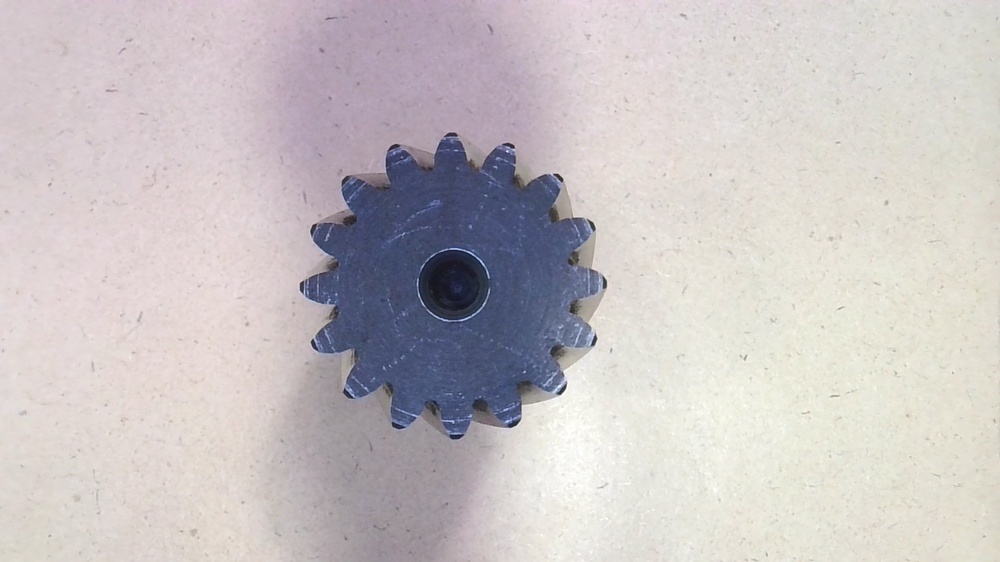
#> input picture Gear.jpg, 1000 x 562 px, shrunk from 1920 x 1080 before the run, found by its file name
$ jupyter execute tooth_count.ipynb
#> lines starting #> are read from the running program, lines starting #| are printed output that depends on the picture; after the words box and inside, x2 and y2 are one past the last pixel; in counts of white or black regions, pixels touching at a corner belong together
[cell 1]
import cv2
import numpy as np
import matplotlib.pyplot as plt

def count_teeth(image_path, output_path=None):
    # Load the image
    image = cv2.imread(image_path)
#> image is the input picture: shape (562, 1000, 3); mean B, G, R 195.7, 194.5, 200.7
    if image is None:
        print("Error: Unable to load image")
        return

    # Convert to grayscale
    gray = cv2.cvtColor(image, cv2.COLOR_BGR2GRAY)
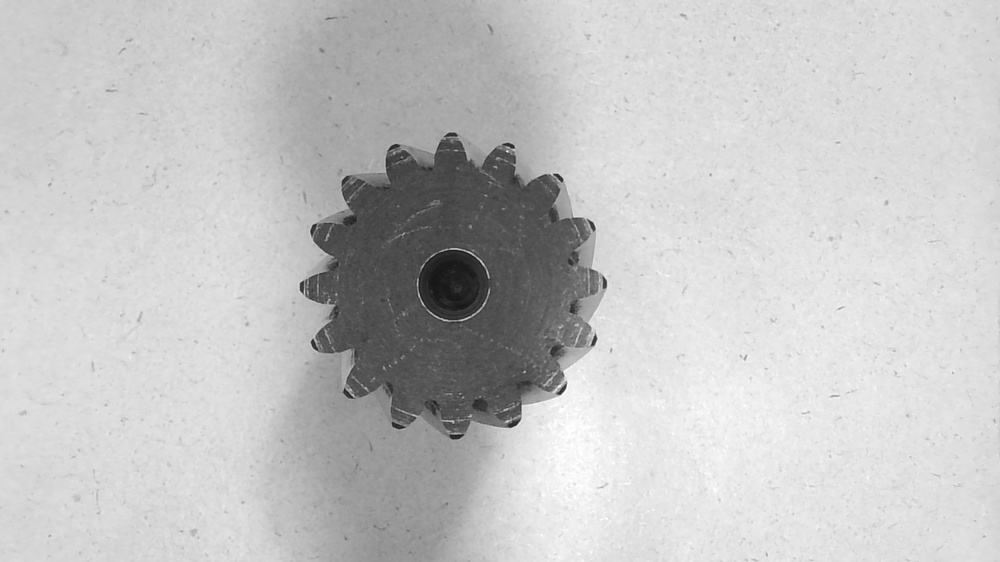
#> gray: shape (562, 1000); min 21, max 255, mean 196.5

    # Apply GaussianBlur to reduce noise and improve edge detection
    blurred = cv2.GaussianBlur(gray, (5, 5), 0)

    # Apply edge detection using Canny
    edges = cv2.Canny(blurred, 40, 80)
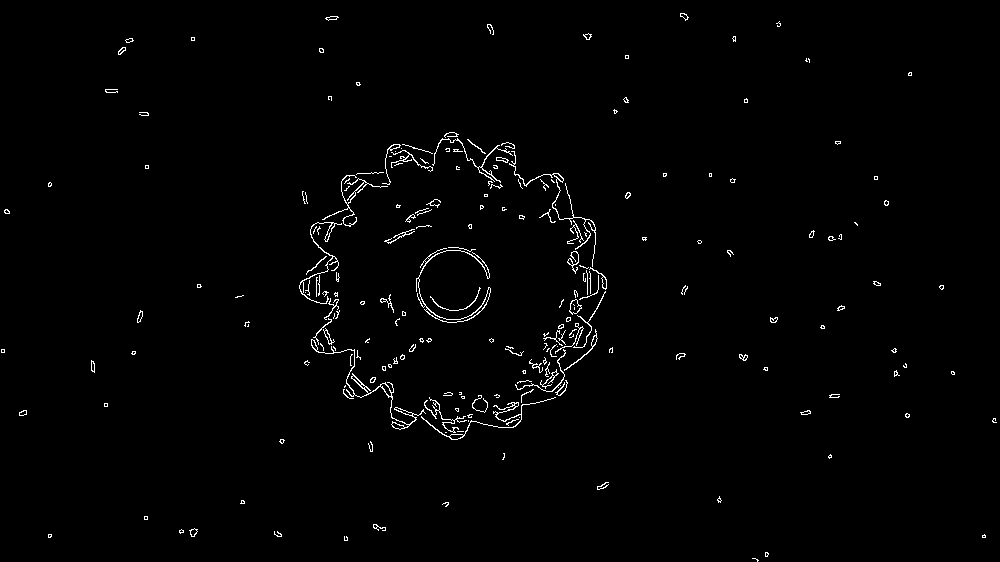
#> edges: shape (562, 1000); 1.3% white in thin lines or dots

    # Detect circles using Hough Circle Transform with adjusted parameters
    circles = cv2.HoughCircles(edges, cv2.HOUGH_GRADIENT, dp=4, minDist=50,
                               param1=70, param2=75, minRadius=10, maxRadius=20)
#> circles = [[402, 162, 17.6], [318, 286, 17.6], [578, 338, 17.6], [498, 162, 17.6], [502, 410, 17.6], [586, 286, 17.6], [358, 190, 17.6], [578, 230, 13.2], [362, 378, 17.6], [554, 386, 13.2], [450, 406, 13.2]]

    number_of_teeth = 0
    if circles is not None:
        circles = np.round(circles[0, :]).astype("int")
#> circles = [[402, 162, 18], [318, 286, 18], [578, 338, 18], [498, 162, 18], [502, 410, 18], [586, 286, 18], [358, 190, 18], [578, 230, 13], [362, 378, 18], [554, 386, 13], [450, 406, 13]]

        # Filter circles to get exactly 16 teeth based on radius and position
        for (x, y, r) in circles:
            if 100 < x < 1000 and 100 < y < 1000 and 10 <= r <= 20:  # Adjust these coordinates based on your image
                number_of_teeth += 1
                cv2.circle(image, (x, y), r, (0, 255, 0), 2)
                cv2.putText(image, f'Tooth {number_of_teeth}', (x - 20, y - 20), cv2.FONT_HERSHEY_SIMPLEX, 0.5, (255, 255, 255), 2)
                cv2.rectangle(image, (x - 5, y - 5), (x + 5, y + 5), (0, 128, 255), -1)
#> this loop made 11 passes
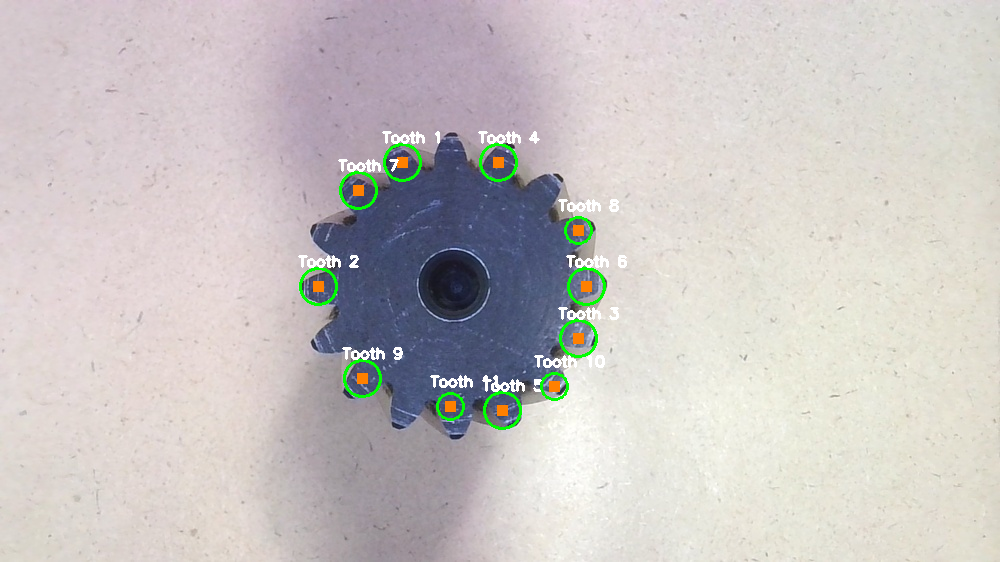
#> image: shape (562, 1000, 3); 1.57% of pixels changed, all inside (x1, y1, x2, y2) = (298, 131, 627, 430)
#> after the loop, number_of_teeth = 11

    # Annotate the image with the total number of teeth found
    cv2.putText(image, f'Total Teeth: {number_of_teeth}', (10, 30), cv2.FONT_HERSHEY_SIMPLEX, 1, (0, 0, 255), 2)
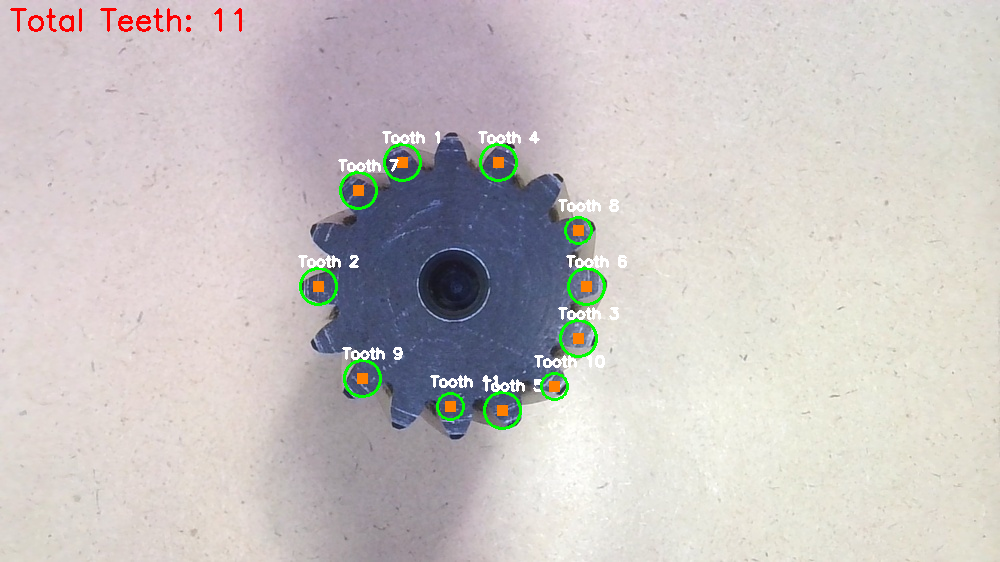
#> image: shape (562, 1000, 3); 0.25% of pixels changed, all inside (x1, y1, x2, y2) = (10, 8, 242, 32)

    # If output_path is provided, save the annotated image
    if output_path:
        cv2.imwrite(output_path, image)


    return number_of_teeth

# Example usage
image_path = r'C:\Users\amith\Downloads\MUPPP\Gear.jpg'
output_path = r'C:\Users\amith\Downloads\MUPPP\Gear_tooth.jpg'
teeth_count = count_teeth(image_path, output_path)
#> teeth_count = 11
print(f"Number of teeth: {teeth_count}")
#| Number of teeth: 11
